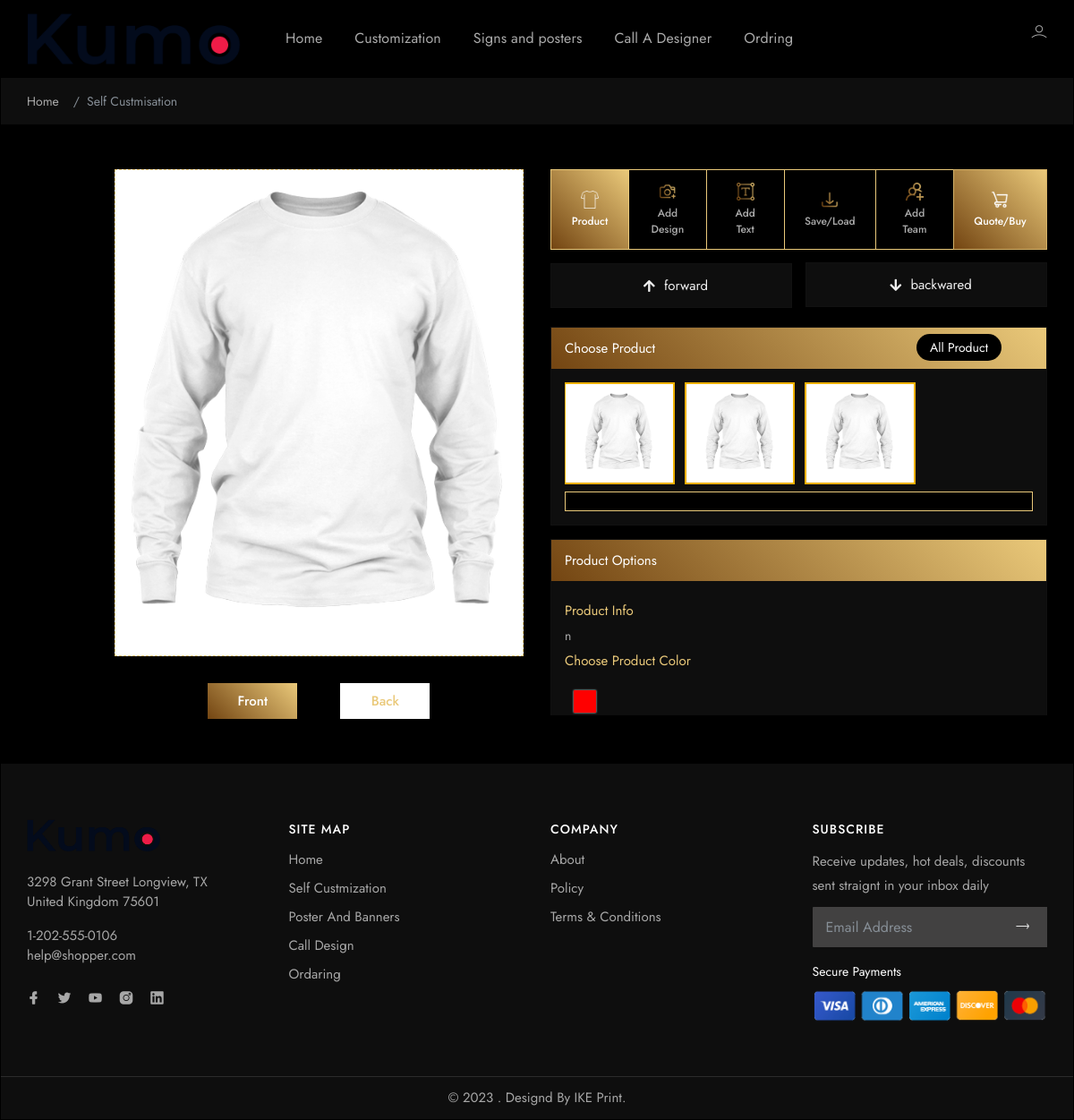
Page /product/edit_product_design/1 on the earlier database version.
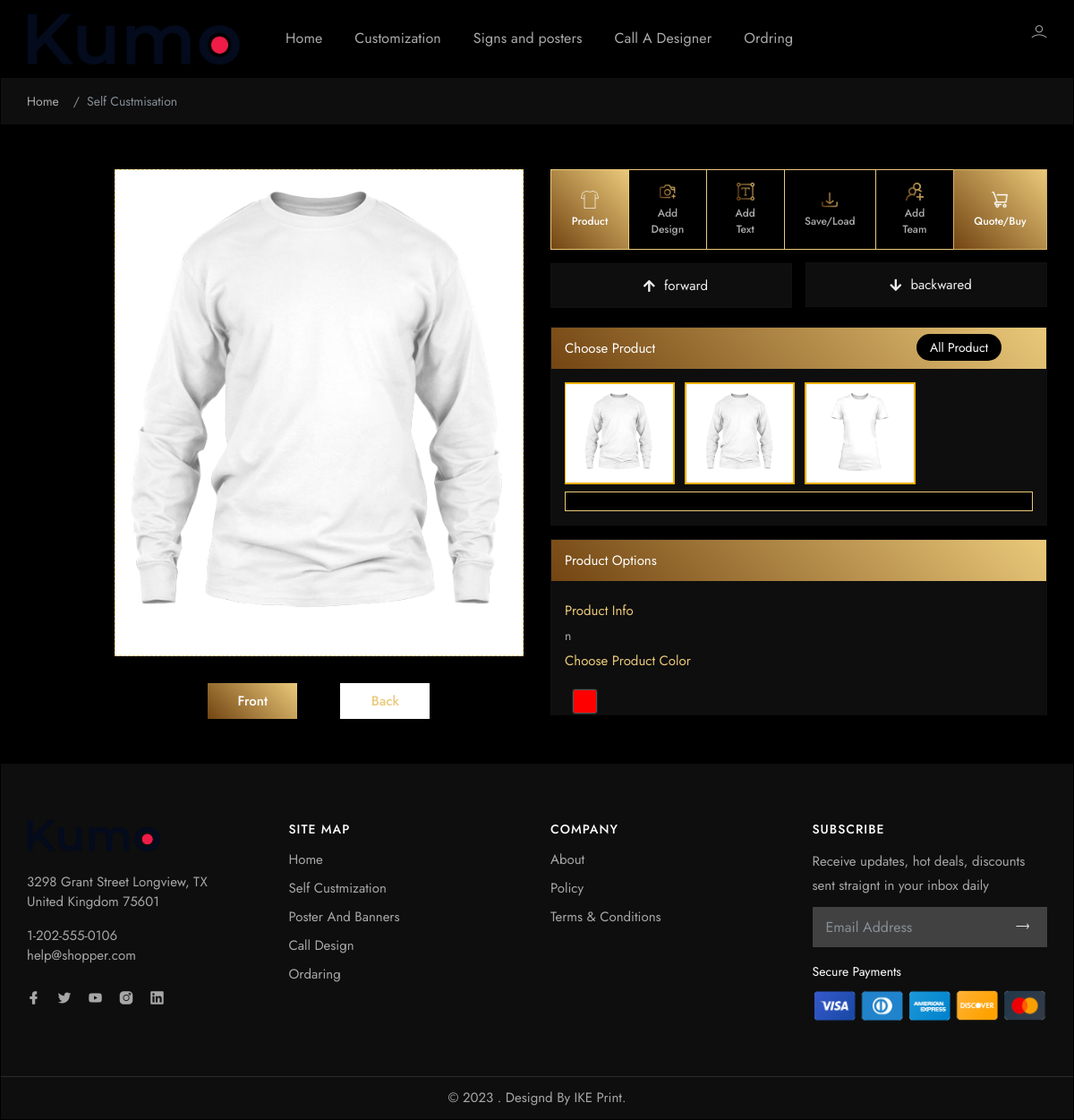
Same page on the later database version.
### product/models.py (models this page shows, shortened)
class Product(models.Model):
    name = models.CharField(max_length=50)
    description = models.TextField()
    height = models.CharField(max_length=50)
    frontimage = models.ImageField(upload_to='product/product_image')
    backimage = models.ImageField(upload_to='product/product_image')
    category = models.ForeignKey(Category,on_delete=models.CASCADE)
    colors = models.ManyToManyField(Color)
    sizes = models.ManyToManyField(Size)
    matireal=models.ManyToManyField(Matireal)

class Color(models.Model):
    name = models.CharField(max_length=50)
    code = models.CharField(max_length=50)

### product/views.py (the view)
# urls.py: path("edit_product_design/<int:product_id>",views.edit_product_design,name="edit_product_design"),
def edit_product_design(request,product_id):
    product = Product.objects.get(id=product_id)
    clip_arts = ClipArt.objects.all()
    if request.user.is_authenticated:
        user_images = UserImage.objects.filter(user=request.user)
    else:
        user_images = []
    categories = Category.objects.all()
    products = []
    products.append(product)
    for category in categories:
        products.append(Product.objects.filter(category=category).first())
        products.append(Product.objects.filter(category=category).last())
    context={
        'clip_arts':clip_arts,
        'user_images':user_images,
        'products':products,
    }
    return render(request, 'custom.html', context)

### templates/custom.html (shortened to what the changed rows need)
{% load static %}
<!DOCTYPE html>
<html lang="zxx">
  <head>
    <link rel="stylesheet" href="{% static 'assets/css/bootstrap.min.css' %}" />
    <link rel="stylesheet" href="{% static 'assets/css/icons.min.css' %}" />
    <link
      rel="stylesheet"
      href="{% static 'assets/css/swiper-bundle.min.css' %}"
    />
    <link href="{% static 'assets/css/styles.css' %}" rel="stylesheet" />
    <link
      href="{% static 'assets/libs/ion-rangeslider/css/ion.rangeSlider.min.css' %}"
      rel="stylesheet"
      type="text/css"
    />
    <link href="{% static 'assets/css/custom.css' %}" rel="stylesheet" />
    <link href="{% static 'assets/css/matrial.css' %}" rel="stylesheet" />
  </head>
  <body>
    <div id="main-wrapper">
      <section class="middle">
        <div class="container">
          <div class="row">
            <div class="col-lg-6 col-sm-12">
              <div class="CustomTapsDesign">
                <div class="CustomTapsbody">
                  <div class="TapsContentBody">
                    <div class="tab-content pt-3 text-muted">
                      <div class="tab-pane active" id="Product" role="tabpanel">
                        <div class="BodyTaps">
                          <div class="ProductTap">
                            <div
                              class="accordion accordion-flush"
                              id="accordionProduct"
                            >
                              <div class="accordion-item">
                                <h2
                                  class="accordion-header"
                                  id="flush-heading_1"
                                >
                                  <button
                                    class="accordion-button fw-medium"
                                    type="button"
                                    data-bs-toggle="collapse"
                                    data-bs-target="#flush-collapse_1"
                                    aria-expanded="true"
                                    aria-controls="flush-collapse_1"
                                  >
                                    Choose Product
                                  </button>
                                  <a
                                    class="BTNCustom"
                                    href="{% url 'product:product' %}"
                                    >All Product</a
                                  >
                                </h2>
                                <div
                                  id="flush-collapse_1"
                                  class="accordion-collapse collapse show"
                                  aria-labelledby="flush-heading_1"
                                  data-bs-parent="#accordionProduct_1"
                                >
                                  <div class="accordion-body text-muted">
                                    <div class="ProductItems">
                                      <div
                                        class="swiper product-taps-active position-relative"
                                      >
                                        <div class="swiper-wrapper">
                                          {% if products %}
                                          {% for product in products %}
                                          <div class="swiper-slide">
                                            <div class="ProItem active">
                                              <div class="Image">
                                                <img
                                                  onclick="changetshirt(this.getAttribute('front-src'), this.getAttribute('back-src')); getpro({{product.id}})"
                                                  src="{{product.frontimage.url}}"
                                                  front-src="{{product.frontimage.url}}"
                                                  back-src="{{product.backimage.url}}"
                                                />
                                              </div>
                                            </div>
                                          </div>
                                          {% endfor %}
                                          {% else %}
                                          <h1>No Product Found</h1>
                                          {% endif %}
                                        </div>
                                      </div>
                                    </div>
                                  </div>
                                </div>
                              </div>
                              <div class="accordion-item">
                                <h2
                                  class="accordion-header"
                                  id="flush-heading_2"
                                >
                                  <button
                                    class="accordion-button fw-medium"
                                    type="button"
                                    data-bs-toggle="collapse"
                                    data-bs-target="#flush-collapse_2"
                                    aria-expanded="true"
                                    aria-controls="flush-collapse_2"
                                  >
                                    Product Options
                                  </button>
                                </h2>
                                <div
                                  id="flush-collapse_2"
                                  class="accordion-collapse collapse show"
                                  aria-labelledby="flush-heading_2"
                                  data-bs-parent="#accordionProduct_2"
                                >
                                  <div class="accordion-body text-muted">
                                    <div class="ProductColor">
                                      <h2 class="m-0">Product Info</h2>
                                      <div
                                        class="DescriptionInTap"
                                        id="product_description"
                                      >
                                        {{ products.0.description }}
                                      </div>
                                      <h2>Choose Product Color</h2>
                                      <div
                                        style="
                                          padding: 10px;
                                          padding-bottom: 20px;
                                        "
                                        id="product_colors"
                                      >
                                        {% for color in products.0.colors.all %}
                                        <label
                                          for="{{color.id}}"
                                          class="colorItem active"
                                          style="background: {{color.code}}"
                                        >
                                          <span
                                            class="IconCheck bx bx-check"
                                            style="color: {{color.code}}"
                                          ></span>
                                        </label>
                                        {% endfor %}
                                      </div>
                                    </div>
                                  </div>
                                </div>
                              </div>
                            </div>
                          </div>
                        </div>
                      </div>
                    </div>
                  </div>
                </div>
              </div>
            </div>
          </div>
        </div>
      </section>
    </div>
  </body>
</html>

Differences in the rows shown:
added Product: frontimage (picture)
